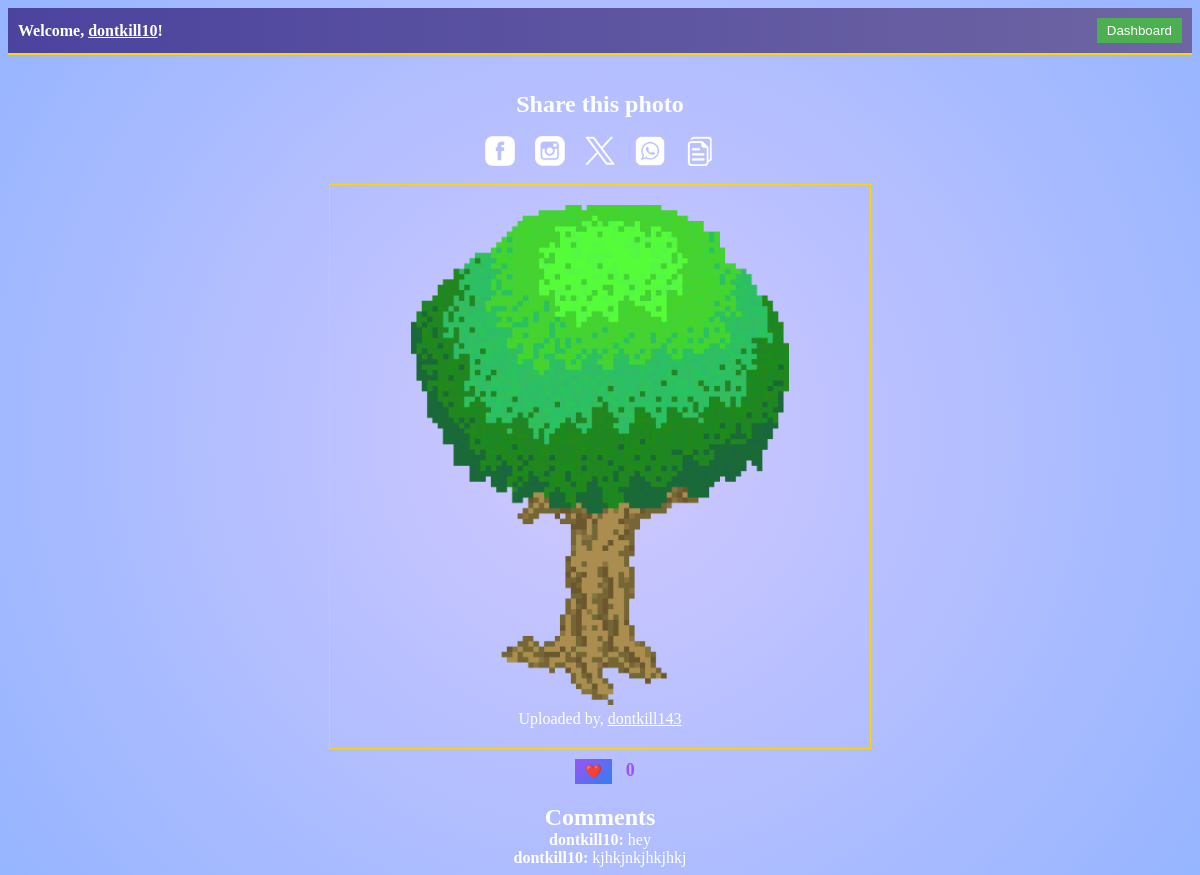
Screenshot of /photo/3 (signed in) with the database file from the repository.
### main.py (models this page shows, shortened)
class User(db.Model, UserMixin):
    id = db.Column(db.Integer, primary_key=True)
    username = db.Column(db.String(80), unique=True, nullable=False)
    password = db.Column(db.String(120), nullable=False)
    email = db.Column(db.String(120), unique=True, nullable=False)
    profile_photo = db.Column(db.String(255))  # Add this line
    profile_photos = db.Column(db.String(1000))  # Store a list of filenames
    likes = db.relationship("Like", backref="user", lazy=True)
    reputation = db.Column(db.Integer, default=0)
    last_given_reputation_timestamp = db.Column(db.DateTime, default=None)
    reputation_given_count = db.Column(db.Integer, default=0)
    coins = db.Column(db.Integer, default=10)  # Initialize coins to 10
    selected_border_color = db.Column(db.String(20))  # Store the selected border color
    selected_username_color = db.Column(db.String(7))  # Store color as a hex string (e.g., "#RRGGBB")
    selected_username_comment = db.Column(db.String(7)) # Store color for comment
    uploaded_photo_count = db.Column(db.Integer, default=0)  # Initialize with 0
    trivia_score = db.Column(db.Integer, default=0)  # Add this line to store the trivia score
    has_purchased_border_width = db.Column(db.Boolean, default=False)
    selected_border_width = db.Column(db.Integer, default=1)  # Default border width is 1px
    last_seen = db.Column(db.DateTime, default=datetime.utcnow)
    reset_token = db.Column(db.String(100), nullable=True)
    followers = db.relationship('User', secondary='followers', primaryjoin='User.id==followers.c.followee_id',
                                secondaryjoin='User.id==followers.c.follower_id', backref='following')
    friends = relationship('User', secondary='friendship', primaryjoin=id == Friendship.user_id,
                           secondaryjoin=id == Friendship.friend_id)

class Photo(db.Model):
    id = db.Column(db.Integer, primary_key=True)
    filename = db.Column(db.String(255), nullable=False)
    user_id = db.Column(db.Integer, db.ForeignKey("user.id"), nullable=False)
    user = db.relationship("User", backref=db.backref("photos", lazy=True))
    likes = db.relationship("Like", backref="photo", lazy=True, cascade="all, delete-orphan")
    comments = db.relationship("Comment", backref="photo_ref", lazy=True, cascade="all, delete-orphan")
    border_color = db.Column(db.String(20))  # Store the border color associated with the photo
    border_width = db.Column(db.Integer)

class Comment(db.Model):
    id = db.Column(db.Integer, primary_key=True)
    text = db.Column(db.String(255), nullable=False)
    user_id = db.Column(db.Integer, db.ForeignKey("user.id"), nullable=False)
    photo_id = db.Column(db.Integer, db.ForeignKey("photo.id"), nullable=False)
    user = db.relationship("User", backref=db.backref("comments", lazy=True))
    photo = db.relationship("Photo", backref="comments_ref", lazy=True)

### main.py (the view)
@app.route('/photo/<int:photo_id>')
@login_required
def view_photo(photo_id):
    photo = Photo.query.get(photo_id)
    if photo:
        comments = Comment.query.filter_by(photo_id=photo_id).all()
        return render_template('photo.html', photo=photo, comments=comments)
    else:
        flash('Photo not found.', 'error')
        return redirect(url_for('dashboard'))

### main.py (called while the page is built)
@login_manager.user_loader
def load_user(user_id):
    return User.query.get(int(user_id))

@app.before_request
def update_last_seen():
    if current_user.is_authenticated:
        current_user.last_seen = datetime.now(timezone.utc)
        db.session.commit()

### templates/photo.html (shortened to what this page needs)
<!DOCTYPE html>
<html lang="en">
<head>
    <link rel="stylesheet" type="text/css" href="/static/photo.css">
    <link rel="stylesheet" href="{{ url_for('static', filename='dashboard.css') }}">
</head>
<body>
    <div class="navbar">
      <span>Welcome, <span class="username" id="user-username" data-selected-color="{{ current_user.selected_color }}" onclick="window.location.href='{{ url_for('profile') }}'">{{ current_user.username }}</span>! </span>
      <button class="dashboard-button" onclick="window.location.href='{{ url_for('dashboard') }}'">Dashboard</button>
    </div>
    <br><br>
    <center>
        <h2>Share this photo</h2><br>
   <div class="share-buttons">
        <a href="#" onclick="shareFacebook()">
            <img src="/static/social-images/facebook-icon.png" alt="Share on Facebook">
        </a>
        <a href="#" onclick="shareInstagram()">
            <img src="/static/social-images/instagram-icon.png" alt="Share on Instagram">
        </a>
        <a href="#" onclick="shareTwitter()">
            <img src="/static/social-images/twitter-icon.png" alt="Share on Twitter">
        </a>
        <a href="#" onclick="shareWhatsApp()">
            <img src="/static/social-images/whatsapp-icon.png" alt="Share on WhatsApp">
        </a>
        <a href="#" onclick="copyToClipboard()">
            <img src="/static/social-images/copy-icon.png" alt="Copy Link to Clipboard">
        </a>
    </div>
        <br>
<div class="photo-container">
    <img src="{{ url_for('static', filename='uploads/' + photo.filename) }}" alt="Photo" data-username-color="{{ photo.user.selected_username_color }}" style="{{ photo.user.selected_border_color if photo.user.selected_border_color else 'gold' }}; max-width: 500px; max-height: 500px;">
    <p>Uploaded by, <a href="{{ url_for('user_profile', username=photo.user.username) }}" class="username-color" style="color: {{ photo.user.selected_username_color if photo.user.selected_username_color else 'white' }}">{{ photo.user.username }}</a></p>
</div>
    <form method="POST" action="{{ url_for('like_photo', photo_id=photo.id) }}" id="like-form">
        <button type="submit" class="like-button" data-photo-id="{{ photo.id }}" data-liked="{{ photo.is_liked_by_current_user }}">
            {% if photo.is_liked_by_current_user %} ❤️ {% else %} ❤️ {% endif %}
        </button>
        <span class="like-count">{{ photo.likes|length }}</span>
    </form>
    <div class="comments-container">
        <h2>Comments</h2>
        <ul id="comments-list">
            {% for comment in comments %}
            <li data-comment-color="{{ comment.user.selected_comment_color }}">
                <strong>{{ comment.user.username }}:</strong> {{ comment.text }}
            </li>
            {% endfor %}
        </ul>
    </div>
        </center>
</body>
</html>

### static/photo.css (style rules this page uses)
.dashboard-button { background-color: #4caf50; color: #fff; border: none; padding: 5px 10px; cursor: pointer; }
.photo-container { text-align: center; border: 1px solid gold; padding: 20px; max-width: 500px; margin: 0 auto; }
.photo-container p { margin-top: 1px; }
.like-button { background-color: #4caf50; color: #fff; border: none; padding: 5px 10px; cursor: pointer; margin-left: 10px; margin-top: 10px; }
.comments-container { margin-top: 10px; }
.share-buttons { display: flex; gap: 20px; justify-content: center; }
.share-buttons a { text-decoration: none; display: inline-block; width: 30px; height: 30px; }
.share-buttons img { filter: brightness(1.2); border-bottom: none; max-width: 100%; height: auto; filter: invert(100%); }

### static/dashboard.css (style rules this page uses)
h1, h2, h3, p, ul, li { margin: 0; padding: 0; color: white; }
body { background: radial-gradient(circle, #d1c8ff, #96b5ff); }
.navbar { background: linear-gradient(90deg, #4b439e, #6e65a3); color: white; padding: 10px; display: flex; justify-content: space-between; align-items: center; font-weight: bold; border-bottom: 2px solid gold; text-align: right; position: relative; }
.navbar .username { cursor: pointer; text-decoration: underline; }
.like-button { background: linear-gradient(135deg, #9d52f5, #2f80ed); border: none; padding: 5px 10px; margin-right: 10px; cursor: pointer; color: white; position: relative; overflow: hidden; transition: background-color 0.3s ease, transform 0.3s ease; margin-bottom: 10px; }
.like-button::before { content: ""; position: absolute; top: 50%; left: 50%; transform: translate(-50%, -50%) scale(0); width: 100%; height: 100%; background: radial-gradient(circle, #9d52f5 10%, transparent 20%); opacity: 0.6; transition: transform 0.3s ease, opacity 0.3s ease; pointer-events: none; }
.like-count { color: #9d52f5; font-weight: bold; font-size: 18px; position: relative; z-index: 1; }

### rows the page displays
User: username "dontkill10"
Photo: filename (picture)
User: user.username "dontkill143"
Comment: user.username "dontkill10", text "hey"
Comment: user.username "dontkill10", text "kjhkjnkjhkjhkj"

### other values shown
{{ photo.likes|length }} "0"
